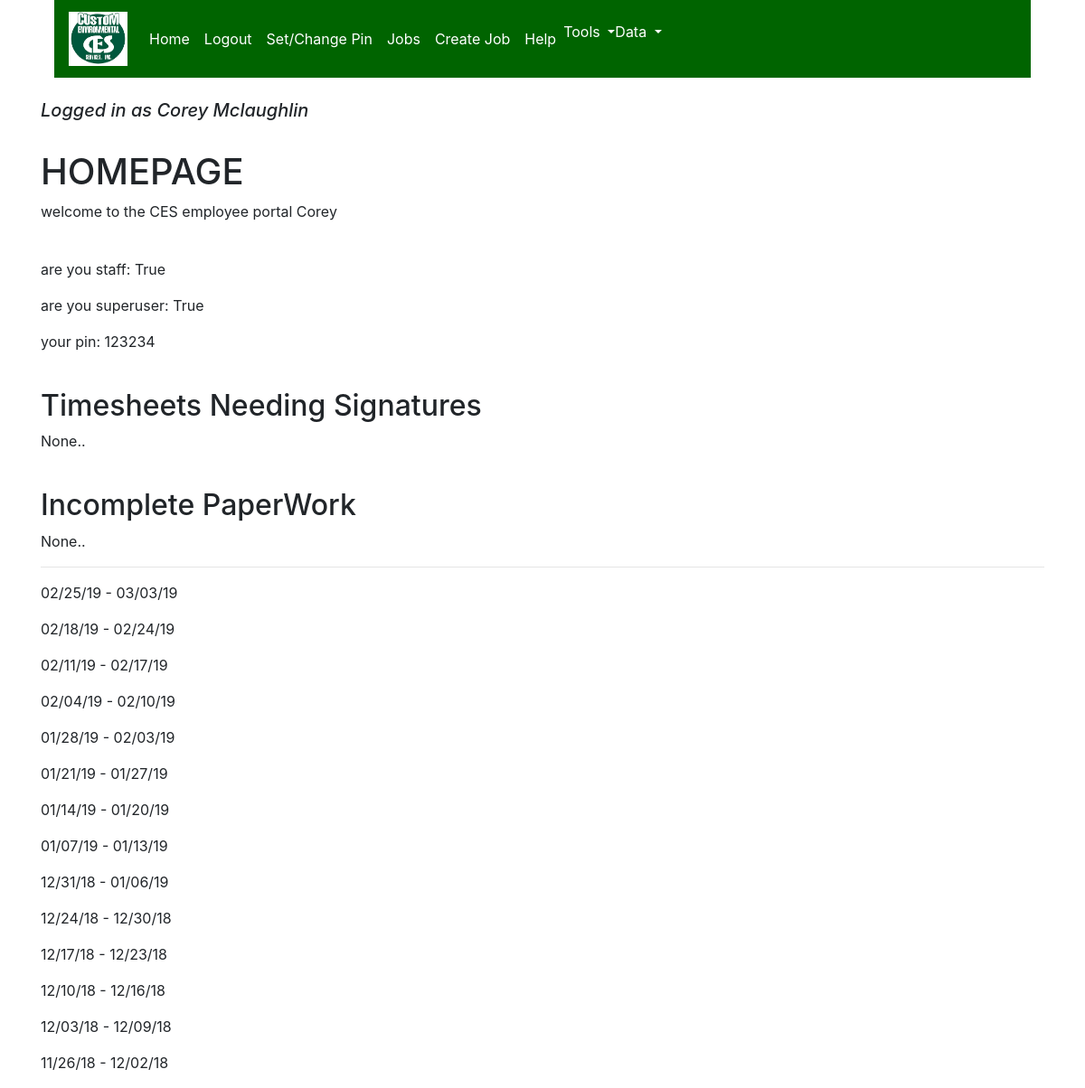
Screenshot of / (signed in) with the database file from the repository.
### accounts/models.py (models this page shows, shortened)
class User(AbstractBaseUser):
    email = models.EmailField(max_length=255, unique=True)
    first_name = models.CharField(max_length=30)
    last_name = models.CharField(max_length=40)
    time_stamp = models.DateTimeField(auto_now_add=True)
    is_active = models.BooleanField(default=True)
    is_staff = models.BooleanField(default=False)
    is_admin = models.BooleanField(default=False)
    USERNAME_FIELD = 'email'
    REQUIRED_FIELDS = []  # email and password are included by default
    objects = UserManager()
    def get_full_name(self):
        return self.first_name + ' ' + self.last_name
    def get_short_name(self):
        return self.first_name

class Employee(models.Model):
    user = models.OneToOneField(User, on_delete=models.CASCADE)
    pin = models.CharField(max_length=15, default=0000, blank=True, null=True)
    phone_number = models.CharField(max_length=15, blank=True, null=True, default='')

### CES/views.py (the view)
# urls.py: 2. Add a URL to urlpatterns:  path('', views.home, name='home')
@login_required
def home(request):
    unsigned_employee_works = EmployeeWork.objects.filter(signature=False)
    current_user_unsigned_employee_works = []
    for employee_work in unsigned_employee_works:
        if employee_work.employee == Employee.objects.get(user=request.user):
            current_user_unsigned_employee_works.append(employee_work)
    unfinished_workdays = WorkDay.objects.filter(created_by=request.user.employee).filter(status='Incomplete')
    all_weeks = get_all_weeks()
    context = {
        'user': request.user,
        'unsigned_employee_works': current_user_unsigned_employee_works,
        'unfinished_workdays': unfinished_workdays,
        'all_weeks': all_weeks,
    }
    return render(request, 'home.html', context)

### time_sheet/testing_tools.py (called while the page is built)
def get_present_week(other_date=None):
    if other_date == None:
        today = datetime.today()
    else:
        today = other_date
    formatted_day = datetime(today.year, today.month, today.day)
    today_num = formatted_day.weekday()
    starting_monday = formatted_day - timedelta(days=today_num)
    week = []
    for week_days in range(7):
        week.append(starting_monday)
        starting_monday += timedelta(days=1)
    return week

def get_all_weeks():
    earliest_session = WorkDay.objects.all().order_by('date').first()
    latest_session = WorkDay.objects.all().order_by('date').last()
    first_week = get_present_week(other_date=earliest_session.date)
    last_week = get_present_week(other_date=latest_session.date)
    monday_first_week = first_week[0]
    monday_last_week = last_week[0]
    weeks_list = []
    while (monday_first_week.year, monday_first_week.month, monday_first_week.day) \
            <= (monday_last_week.year, monday_last_week.month, monday_last_week.day):
        end_sunday = monday_first_week + timedelta(days=6)
        weeks_list.append([monday_first_week, end_sunday])
        monday_first_week += timedelta(days=7)
    weeks_list.reverse()
    return weeks_list

### templates/home.html (shortened to what this page needs)
{% extends 'base.html' %}
{% block content %}
<h1>HOMEPAGE</h1>
<p>welcome to the CES employee portal {{ user.get_short_name }}</p>
<br>
<p>are you staff: {{ user.is_staff }}</p>
<p>are you superuser: {{ user.is_admin }}</p>
<p>your pin: {{ user.employee.pin }}</p>
<br>
<h2>Timesheets Needing Signatures</h2>
{% for employee_work in unsigned_employee_works %}
<p><a href="{% url 'sign_employee_work' employee_work_id=employee_work.id %}">{{employee_work}}</a><p/>
{% empty %}
<p>None..</p>
{% endfor %}
<br>
<h2>Incomplete PaperWork</h2>
{% for workday in unfinished_workdays %}
<p><a href="{% url 'single_workday' workday_id=workday.id %}">{{ workday.date }} {{ workday.job.name }}</a><p/>
{% empty %}
<p>None..</p>
{% endfor %}
<hr>
{% for start_end in all_weeks %}
<p>{{ start_end.0|date:"m/d/y" }} - {{ start_end.1|date:"m/d/y" }}</p>
{% endfor %}
{% endblock %}

### templates/base.html (shortened to what this page needs)
<!DOCTYPE html>
<html>
<head>
    <link rel="stylesheet" href="https://stackpath.bootstrapcdn.com/bootstrap/4.1.3/css/bootstrap.min.css">
    <link href="//netdna.bootstrapcdn.com/bootstrap/3.0.0/css/bootstrap-glyphicons.css" rel="stylesheet">
</head>
{% load static %}
<header>
    <div class="container clearfix">
        <div class= "navbar-wrapper">
            <div class="container">
                <nav class = "navbar navbar-expand-md" id="navbar_whole">
                    <a class="navbar-brand" href="{%url 'home' %}">
                         <img class="img-responsive" src="/static/images/ces_logo_image.png" height="60" width="65">
                    </a>
                    <div class="collapse navbar-collapse" id="collapsibleNav">
                        <ul class="nav navbar-nav">
                            <li class="navbar-item">
                                <a class="nav-link" href="{% url 'home' %}">Home</a>
                            </li>
                            <li class="navbar-item">
                                <a class="nav-link" href="{% url 'logout' %}">Logout</a>
                            </li>
                            <li class="navbar-item">
                                <a class="nav-link" href="{% url 'set_pin' %}">Set/Change Pin</a>
                            </li>
                            <li class="navbar-item">
                                <a class="nav-link" href="{% url 'jobs' %}">Jobs</a>
                            </li>
                            <li class="navbar-item">
                                <a class="nav-link" href="{% url 'create_job' %}">Create Job</a>
                            </li>
                            <li class="navbar-item">
                                <a class="nav-link" href="{% url 'help' %}">Help</a>
                            <li class="dropdown">
                                <a class="dropdown-toggle" data-toggle="dropdown" href="#">Tools </a>
                            </li>
                            <li class="dropdown">
                                <a class="dropdown-toggle" data-toggle="dropdown" href="#">Data </a>
                            </li>
                        </ul>
                    </div>
                </nav>
            </div>
        </div>
    </div>
</header>
<div class="container">
<body>
{% block body %}
<br>
<i><h5>Logged in as {{ user.get_full_name }}</h5></i>
<br>
{% block content %}{% endblock content %}
{% endblock body %}
</body>
</div>
</html>

### templates/base.html (style rules this page uses)
#navbar_whole { background-color: darkgreen; }
nav .navbar-nav li a { color: white !important; }

### rows the page displays
User: get_full_name "Corey Mclaughlin", get_short_name "Corey", is_staff "True", is_admin "True", employee.pin "123234"

### other values shown
{{ start_end.0|date:"m/d/y" }} "02/25/19" "02/18/19" "02/11/19" "02/04/19" "01/28/19" "01/21/19" "01/14/19" "01/07/19" "12/31/18" "12/24/18" "12/17/18" "12/10/18" "12/03/18" "11/26/18"
{{ start_end.1|date:"m/d/y" }} "03/03/19" "02/24/19" "02/17/19" "02/10/19" "02/03/19" "01/27/19" "01/20/19" "01/13/19" "01/06/19" "12/30/18" "12/23/18" "12/16/18" "12/09/18" "12/02/18"
